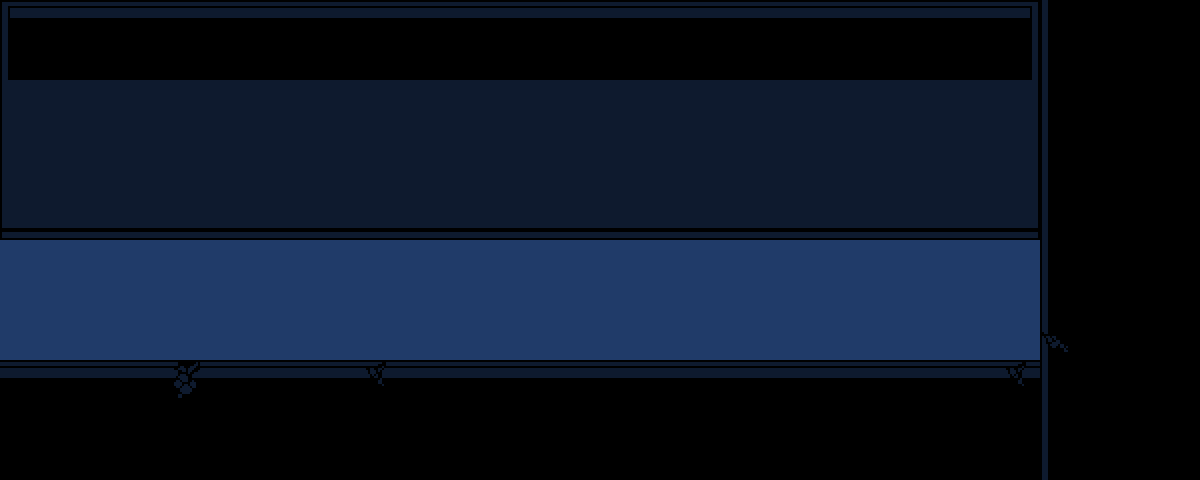

Tiled map render using the project's own tile images. Description and the whole map definition, tile-layer contents included, below:
An orthogonal 30x12 tile map with 40x40 px tiles, 1 tile layer (Tile Layer 1), 2 tilesets and 7 objects (enemy, transition, spawn, entry_left).

<map version="1.8" tiledversion="1.8.6" orientation="orthogonal" renderorder="right-down" width="30" height="12" tilewidth="40" tileheight="40" infinite="0" nextlayerid="5" nextobjectid="9">
 <editorsettings>
  <export target="alleyzero.lua" format="lua" />
 </editorsettings>
 <tileset firstgid="1" source="../../tilesets/city_alleyway.tsx" />
 <tileset firstgid="316" source="../../tilesets/dw_city_alley_2.tsx" />
 <layer id="1" name="Tile Layer 1" width="30" height="12">
  <data encoding="csv">
244,245,245,245,245,245,245,245,245,245,245,245,245,245,245,245,245,245,245,245,245,245,245,245,245,246,259,260,260,260,
259,260,260,260,260,260,260,260,260,260,260,260,260,260,260,260,260,260,260,260,260,260,260,260,260,261,259,260,260,260,
274,275,275,275,275,275,275,275,275,275,275,275,275,275,275,275,275,275,275,275,275,275,275,275,275,276,259,260,260,260,
289,290,290,290,290,290,290,290,290,290,290,290,290,290,290,290,290,290,290,290,290,290,290,290,290,291,259,260,260,260,
289,290,290,290,290,290,290,290,290,290,290,290,290,290,290,290,290,290,290,290,290,290,290,290,290,291,259,260,260,260,
304,305,305,305,305,305,305,305,305,305,305,305,305,305,305,305,305,305,305,305,305,305,305,305,305,306,259,260,260,260,
423,423,423,423,423,423,423,423,423,423,423,423,423,423,423,423,423,423,423,423,423,423,423,423,423,423,259,260,260,260,
423,423,423,423,423,423,423,423,423,423,423,423,423,423,423,423,423,423,423,423,423,423,423,423,423,423,259,260,260,260,
423,423,423,423,423,423,423,423,423,423,423,423,423,423,423,423,423,423,423,423,423,423,423,423,423,423,262,260,260,260,
245,245,245,245,248,245,245,245,245,249,245,245,245,245,245,245,245,245,245,245,245,245,245,245,245,249,259,260,260,260,
260,260,260,260,260,260,260,260,260,260,260,260,260,260,260,260,260,260,260,260,260,260,260,260,260,260,259,260,260,260,
260,260,260,260,260,260,260,260,260,260,260,260,260,260,260,260,260,260,260,260,260,260,260,260,260,260,259,260,260,260
</data>
 </layer>
 <objectgroup color="#ff00ff" id="2" name="objects">
  <object id="5" name="enemy" x="920" y="280" width="40" height="40">
   <properties>
    <property name="actor" value="zero" />
    <property name="encounter" value="zero" />
   </properties>
  </object>
  <object id="8" name="transition" x="-40" y="240" width="40" height="120">
   <properties>
    <property name="map" value="cybercity/alley1" />
    <property name="marker" value="entry_right" />
   </properties>
  </object>
 </objectgroup>
 <objectgroup color="#7f00ff" id="3" name="markers">
  <object id="4" name="spawn" x="440" y="310">
   <point />
  </object>
  <object id="7" name="entry_left" x="40" y="300">
   <point />
  </object>
 </objectgroup>
 <objectgroup color="#0000ff" id="4" name="collision">
  <object id="1" x="0" y="0" width="1040" height="240" />
  <object id="2" x="1040" y="0" width="160" height="480" />
  <object id="3" x="0" y="360" width="1040" height="120" />
 </objectgroup>
</map>
